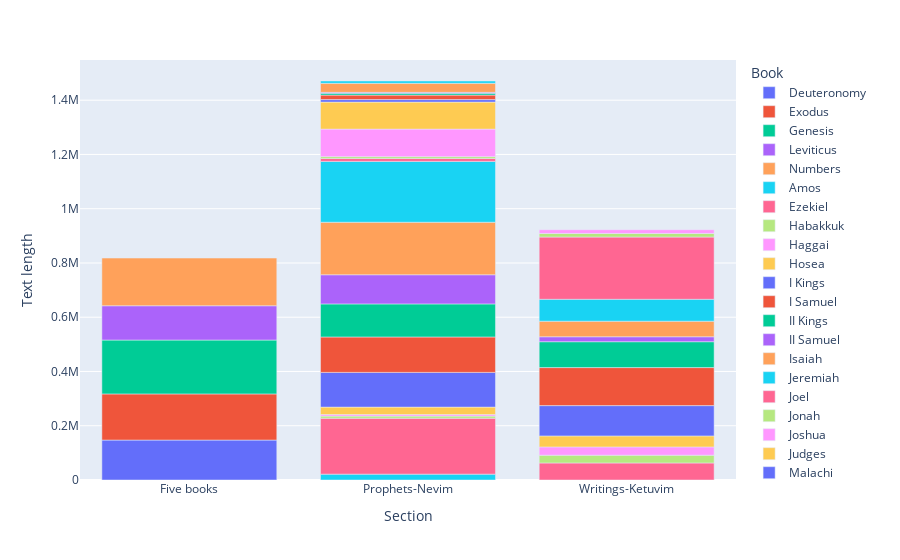

Here is the notebook cell this chart was saved with:
### Code cell
fig = px.bar(df_text_grouped, x='Section', y='Text length', color='Book')
fig.show()

### Figure 1 — Plotly figure (JSON) as saved in the notebook; plotly's stock layout.template omitted (floating-point values rounded to 4 significant figures)
{"data": [{"alignmentgroup": "True", "hovertemplate": "Book=Deuteronomy<br>Section=%{x}<br>Text length=%{y}<extra></extra>", "legendgroup": "Deuteronomy", "marker": {"color": "#636efa", "pattern": {"shape": ""}}, "name": "Deuteronomy", "offsetgroup": "Deuteronomy", "orientation": "v", "showlegend": true, "textposition": "auto", "type": "bar", "x": ["Five books"], "xaxis": "x", "y": [147177], "yaxis": "y"}, {"alignmentgroup": "True", "hovertemplate": "Book=Exodus<br>Section=%{x}<br>Text length=%{y}<extra></extra>", "legendgroup": "Exodus", "marker": {"color": "#EF553B", "pattern": {"shape": ""}}, "name": "Exodus", "offsetgroup": "Exodus", "orientation": "v", "showlegend": true, "textposition": "auto", "type": "bar", "x": ["Five books"], "xaxis": "x", "y": [170160], "yaxis": "y"}, {"alignmentgroup": "True", "hovertemplate": "Book=Genesis<br>Section=%{x}<br>Text length=%{y}<extra></extra>", "legendgroup": "Genesis", "marker": {"color": "#00cc96", "pattern": {"shape": ""}}, "name": "Genesis", "offsetgroup": "Genesis", "orientation": "v", "showlegend": true, "textposition": "auto", "type": "bar", "x": ["Five books"], "xaxis": "x", "y": [198508], "yaxis": "y"}, {"alignmentgroup": "True", "hovertemplate": "Book=Leviticus<br>Section=%{x}<br>Text length=%{y}<extra></extra>", "legendgroup": "Leviticus", "marker": {"color": "#ab63fa", "pattern": {"shape": ""}}, "name": "Leviticus", "offsetgroup": "Leviticus", "orientation": "v", "showlegend": true, "textposition": "auto", "type": "bar", "x": ["Five books"], "xaxis": "x", "y": [126476], "yaxis": "y"}, {"alignmentgroup": "True", "hovertemplate": "Book=Numbers<br>Section=%{x}<br>Text length=%{y}<extra></extra>", "legendgroup": "Numbers", "marker": {"color": "#FFA15A", "pattern": {"shape": ""}}, "name": "Numbers", "offsetgroup": "Numbers", "orientation": "v", "showlegend": true, "textposition": "auto", "type": "bar", "x": ["Five books"], "xaxis": "x", "y": [175784], "yaxis": "y"}, {"alignmentgroup": "True", "hovertemplate": "Book=Amos<br>Section=%{x}<br>Text length=%{y}<extra></extra>", "legendgroup": "Amos", "marker": {"color": "#19d3f3", "pattern": {"shape": ""}}, "name": "Amos", "offsetgroup": "Amos", "orientation": "v", "showlegend": true, "textposition": "auto", "type": "bar", "x": ["Prophets-Nevim"], "xaxis": "x", "y": [21651], "yaxis": "y"}, {"alignmentgroup": "True", "hovertemplate": "Book=Ezekiel<br>Section=%{x}<br>Text length=%{y}<extra></extra>", "legendgroup": "Ezekiel", "marker": {"color": "#FF6692", "pattern": {"shape": ""}}, "name": "Ezekiel", "offsetgroup": "Ezekiel", "orientation": "v", "showlegend": true, "textposition": "auto", "type": "bar", "x": ["Prophets-Nevim"], "xaxis": "x", "y": [206021], "yaxis": "y"}, {"alignmentgroup": "True", "hovertemplate": "Book=Habakkuk<br>Section=%{x}<br>Text length=%{y}<extra></extra>", "legendgroup": "Habakkuk", "marker": {"color": "#B6E880", "pattern": {"shape": ""}}, "name": "Habakkuk", "offsetgroup": "Habakkuk", "orientation": "v", "showlegend": true, "textposition": "auto", "type": "bar", "x": ["Prophets-Nevim"], "xaxis": "x", "y": [7855], "yaxis": "y"}, {"alignmentgroup": "True", "hovertemplate": "Book=Haggai<br>Section=%{x}<br>Text length=%{y}<extra></extra>", "legendgroup": "Haggai", "marker": {"color": "#FF97FF", "pattern": {"shape": ""}}, "name": "Haggai", "offsetgroup": "Haggai", "orientation": "v", "showlegend": true, "textposition": "auto", "type": "bar", "x": ["Prophets-Nevim"], "xaxis": "x", "y": [5808], "yaxis": "y"}, {"alignmentgroup": "True", "hovertemplate": "Book=Hosea<br>Section=%{x}<br>Text length=%{y}<extra></extra>", "legendgroup": "Hosea", "marker": {"color": "#FECB52", "pattern": {"shape": ""}}, "name": "Hosea", "offsetgroup": "Hosea", "orientation": "v", "showlegend": true, "textposition": "auto", "type": "bar", "x": ["Prophets-Nevim"], "xaxis": "x", "y": [27395], "yaxis": "y"}, {"alignmentgroup": "True", "hovertemplate": "Book=I Kings<br>Section=%{x}<br>Text length=%{y}<extra></extra>", "legendgroup": "I Kings", "marker": {"color": "#636efa", "pattern": {"shape": ""}}, "name": "I Kings", "offsetgroup": "I Kings", "orientation": "v", "showlegend": true, "textposition": "auto", "type": "bar", "x": ["Prophets-Nevim"], "xaxis": "x", "y": [127943], "yaxis": "y"}, {"alignmentgroup": "True", "hovertemplate": "Book=I Samuel<br>Section=%{x}<br>Text length=%{y}<extra></extra>", "legendgroup": "I Samuel", "marker": {"color": "#EF553B", "pattern": {"shape": ""}}, "name": "I Samuel", "offsetgroup": "I Samuel", "orientation": "v", "showlegend": true, "textposition": "auto", "type": "bar", "x": ["Prophets-Nevim"], "xaxis": "x", "y": [130546], "yaxis": "y"}, {"alignmentgroup": "True", "hovertemplate": "Book=II Kings<br>Section=%{x}<br>Text length=%{y}<extra></extra>", "legendgroup": "II Kings", "marker": {"color": "#00cc96", "pattern": {"shape": ""}}, "name": "II Kings", "offsetgroup": "II Kings", "orientation": "v", "showlegend": true, "textposition": "auto", "type": "bar", "x": ["Prophets-Nevim"], "xaxis": "x", "y": [121842], "yaxis": "y"}, {"alignmentgroup": "True", "hovertemplate": "Book=II Samuel<br>Section=%{x}<br>Text length=%{y}<extra></extra>", "legendgroup": "II Samuel", "marker": {"color": "#ab63fa", "pattern": {"shape": ""}}, "name": "II Samuel", "offsetgroup": "II Samuel", "orientation": "v", "showlegend": true, "textposition": "auto", "type": "bar", "x": ["Prophets-Nevim"], "xaxis": "x", "y": [107462], "yaxis": "y"}, {"alignmentgroup": "True", "hovertemplate": "Book=Isaiah<br>Section=%{x}<br>Text length=%{y}<extra></extra>", "legendgroup": "Isaiah", "marker": {"color": "#FFA15A", "pattern": {"shape": ""}}, "name": "Isaiah", "offsetgroup": "Isaiah", "orientation": "v", "showlegend": true, "textposition": "auto", "type": "bar", "x": ["Prophets-Nevim"], "xaxis": "x", "y": [193585], "yaxis": "y"}, {"alignmentgroup": "True", "hovertemplate": "Book=Jeremiah<br>Section=%{x}<br>Text length=%{y}<extra></extra>", "legendgroup": "Jeremiah", "marker": {"color": "#19d3f3", "pattern": {"shape": ""}}, "name": "Jeremiah", "offsetgroup": "Jeremiah", "orientation": "v", "showlegend": true, "textposition": "auto", "type": "bar", "x": ["Prophets-Nevim"], "xaxis": "x", "y": [224318], "yaxis": "y"}, {"alignmentgroup": "True", "hovertemplate": "Book=Joel<br>Section=%{x}<br>Text length=%{y}<extra></extra>", "legendgroup": "Joel", "marker": {"color": "#FF6692", "pattern": {"shape": ""}}, "name": "Joel", "offsetgroup": "Joel", "orientation": "v", "showlegend": true, "textposition": "auto", "type": "bar", "x": ["Prophets-Nevim"], "xaxis": "x", "y": [10700], "yaxis": "y"}, {"alignmentgroup": "True", "hovertemplate": "Book=Jonah<br>Section=%{x}<br>Text length=%{y}<extra></extra>", "legendgroup": "Jonah", "marker": {"color": "#B6E880", "pattern": {"shape": ""}}, "name": "Jonah", "offsetgroup": "Jonah", "orientation": "v", "showlegend": true, "textposition": "auto", "type": "bar", "x": ["Prophets-Nevim"], "xaxis": "x", "y": [6778], "yaxis": "y"}, {"alignmentgroup": "True", "hovertemplate": "Book=Joshua<br>Section=%{x}<br>Text length=%{y}<extra></extra>", "legendgroup": "Joshua", "marker": {"color": "#FF97FF", "pattern": {"shape": ""}}, "name": "Joshua", "offsetgroup": "Joshua", "orientation": "v", "showlegend": true, "textposition": "auto", "type": "bar", "x": ["Prophets-Nevim"], "xaxis": "x", "y": [101544], "yaxis": "y"}, {"alignmentgroup": "True", "hovertemplate": "Book=Judges<br>Section=%{x}<br>Text length=%{y}<extra></extra>", "legendgroup": "Judges", "marker": {"color": "#FECB52", "pattern": {"shape": ""}}, "name": "Judges", "offsetgroup": "Judges", "orientation": "v", "showlegend": true, "textposition": "auto", "type": "bar", "x": ["Prophets-Nevim"], "xaxis": "x", "y": [99502], "yaxis": "y"}, {"alignmentgroup": "True", "hovertemplate": "Book=Malachi<br>Section=%{x}<br>Text length=%{y}<extra></extra>", "legendgroup": "Malachi", "marker": {"color": "#636efa", "pattern": {"shape": ""}}, "name": "Malachi", "offsetgroup": "Malachi", "orientation": "v", "showlegend": true, "textposition": "auto", "type": "bar", "x": ["Prophets-Nevim"], "xaxis": "x", "y": [9237], "yaxis": "y"}, {"alignmentgroup": "True", "hovertemplate": "Book=Micah<br>Section=%{x}<br>Text length=%{y}<extra></extra>", "legendgroup": "Micah", "marker": {"color": "#EF553B", "pattern": {"shape": ""}}, "name": "Micah", "offsetgroup": "Micah", "orientation": "v", "showlegend": true, "textposition": "auto", "type": "bar", "x": ["Prophets-Nevim"], "xaxis": "x", "y": [16498], "yaxis": "y"}, {"alignmentgroup": "True", "hovertemplate": "Book=Nahum<br>Section=%{x}<br>Text length=%{y}<extra></extra>", "legendgroup": "Nahum", "marker": {"color": "#00cc96", "pattern": {"shape": ""}}, "name": "Nahum", "offsetgroup": "Nahum", "orientation": "v", "showlegend": true, "textposition": "auto", "type": "bar", "x": ["Prophets-Nevim"], "xaxis": "x", "y": [6783], "yaxis": "y"}, {"alignmentgroup": "True", "hovertemplate": "Book=Obadiah<br>Section=%{x}<br>Text length=%{y}<extra></extra>", "legendgroup": "Obadiah", "marker": {"color": "#ab63fa", "pattern": {"shape": ""}}, "name": "Obadiah", "offsetgroup": "Obadiah", "orientation": "v", "showlegend": true, "textposition": "auto", "type": "bar", "x": ["Prophets-Nevim"], "xaxis": "x", "y": [3495], "yaxis": "y"}, {"alignmentgroup": "True", "hovertemplate": "Book=Zechariah<br>Section=%{x}<br>Text length=%{y}<extra></extra>", "legendgroup": "Zechariah", "marker": {"color": "#FFA15A", "pattern": {"shape": ""}}, "name": "Zechariah", "offsetgroup": "Zechariah", "orientation": "v", "showlegend": true, "textposition": "auto", "type": "bar", "x": ["Prophets-Nevim"], "xaxis": "x", "y": [33180], "yaxis": "y"}, {"alignmentgroup": "True", "hovertemplate": "Book=Zephaniah<br>Section=%{x}<br>Text length=%{y}<extra></extra>", "legendgroup": "Zephaniah", "marker": {"color": "#19d3f3", "pattern": {"shape": ""}}, "name": "Zephaniah", "offsetgroup": "Zephaniah", "orientation": "v", "showlegend": true, "textposition": "auto", "type": "bar", "x": ["Prophets-Nevim"], "xaxis": "x", "y": [8592], "yaxis": "y"}, {"alignmentgroup": "True", "hovertemplate": "Book=Daniel<br>Section=%{x}<br>Text length=%{y}<extra></extra>", "legendgroup": "Daniel", "marker": {"color": "#FF6692", "pattern": {"shape": ""}}, "name": "Daniel", "offsetgroup": "Daniel", "orientation": "v", "showlegend": true, "textposition": "auto", "type": "bar", "x": ["Writings-Ketuvim"], "xaxis": "x", "y": [62825], "yaxis": "y"}, {"alignmentgroup": "True", "hovertemplate": "Book=Ecclesiastes<br>Section=%{x}<br>Text length=%{y}<extra></extra>", "legendgroup": "Ecclesiastes", "marker": {"color": "#B6E880", "pattern": {"shape": ""}}, "name": "Ecclesiastes", "offsetgroup": "Ecclesiastes", "orientation": "v", "showlegend": true, "textposition": "auto", "type": "bar", "x": ["Writings-Ketuvim"], "xaxis": "x", "y": [28592], "yaxis": "y"}, {"alignmentgroup": "True", "hovertemplate": "Book=Esther<br>Section=%{x}<br>Text length=%{y}<extra></extra>", "legendgroup": "Esther", "marker": {"color": "#FF97FF", "pattern": {"shape": ""}}, "name": "Esther", "offsetgroup": "Esther", "orientation": "v", "showlegend": true, "textposition": "auto", "type": "bar", "x": ["Writings-Ketuvim"], "xaxis": "x", "y": [30575], "yaxis": "y"}, {"alignmentgroup": "True", "hovertemplate": "Book=Ezra<br>Section=%{x}<br>Text length=%{y}<extra></extra>", "legendgroup": "Ezra", "marker": {"color": "#FECB52", "pattern": {"shape": ""}}, "name": "Ezra", "offsetgroup": "Ezra", "orientation": "v", "showlegend": true, "textposition": "auto", "type": "bar", "x": ["Writings-Ketuvim"], "xaxis": "x", "y": [40504], "yaxis": "y"}, {"alignmentgroup": "True", "hovertemplate": "Book=I Chronicles<br>Section=%{x}<br>Text length=%{y}<extra></extra>", "legendgroup": "I Chronicles", "marker": {"color": "#636efa", "pattern": {"shape": ""}}, "name": "I Chronicles", "offsetgroup": "I Chronicles", "orientation": "v", "showlegend": true, "textposition": "auto", "type": "bar", "x": ["Writings-Ketuvim"], "xaxis": "x", "y": [111679], "yaxis": "y"}, {"alignmentgroup": "True", "hovertemplate": "Book=II Chronicles<br>Section=%{x}<br>Text length=%{y}<extra></extra>", "legendgroup": "II Chronicles", "marker": {"color": "#EF553B", "pattern": {"shape": ""}}, "name": "II Chronicles", "offsetgroup": "II Chronicles", "orientation": "v", "showlegend": true, "textposition": "auto", "type": "bar", "x": ["Writings-Ketuvim"], "xaxis": "x", "y": [140194], "yaxis": "y"}, {"alignmentgroup": "True", "hovertemplate": "Book=Job<br>Section=%{x}<br>Text length=%{y}<extra></extra>", "legendgroup": "Job", "marker": {"color": "#00cc96", "pattern": {"shape": ""}}, "name": "Job", "offsetgroup": "Job", "orientation": "v", "showlegend": true, "textposition": "auto", "type": "bar", "x": ["Writings-Ketuvim"], "xaxis": "x", "y": [95365], "yaxis": "y"}, {"alignmentgroup": "True", "hovertemplate": "Book=Lamentations<br>Section=%{x}<br>Text length=%{y}<extra></extra>", "legendgroup": "Lamentations", "marker": {"color": "#ab63fa", "pattern": {"shape": ""}}, "name": "Lamentations", "offsetgroup": "Lamentations", "orientation": "v", "showlegend": true, "textposition": "auto", "type": "bar", "x": ["Writings-Ketuvim"], "xaxis": "x", "y": [18196], "yaxis": "y"}, {"alignmentgroup": "True", "hovertemplate": "Book=Nehemiah<br>Section=%{x}<br>Text length=%{y}<extra></extra>", "legendgroup": "Nehemiah", "marker": {"color": "#FFA15A", "pattern": {"shape": ""}}, "name": "Nehemiah", "offsetgroup": "Nehemiah", "orientation": "v", "showlegend": true, "textposition": "auto", "type": "bar", "x": ["Writings-Ketuvim"], "xaxis": "x", "y": [57437], "yaxis": "y"}, {"alignmentgroup": "True", "hovertemplate": "Book=Proverbs<br>Section=%{x}<br>Text length=%{y}<extra></extra>", "legendgroup": "Proverbs", "marker": {"color": "#19d3f3", "pattern": {"shape": ""}}, "name": "Proverbs", "offsetgroup": "Proverbs", "orientation": "v", "showlegend": true, "textposition": "auto", "type": "bar", "x": ["Writings-Ketuvim"], "xaxis": "x", "y": [80809], "yaxis": "y"}, {"alignmentgroup": "True", "hovertemplate": "Book=Psalms<br>Section=%{x}<br>Text length=%{y}<extra></extra>", "legendgroup": "Psalms", "marker": {"color": "#FF6692", "pattern": {"shape": ""}}, "name": "Psalms", "offsetgroup": "Psalms", "orientation": "v", "showlegend": true, "textposition": "auto", "type": "bar", "x": ["Writings-Ketuvim"], "xaxis": "x", "y": [229405], "yaxis": "y"}, {"alignmentgroup": "True", "hovertemplate": "Book=Ruth<br>Section=%{x}<br>Text length=%{y}<extra></extra>", "legendgroup": "Ruth", "marker": {"color": "#B6E880", "pattern": {"shape": ""}}, "name": "Ruth", "offsetgroup": "Ruth", "orientation": "v", "showlegend": true, "textposition": "auto", "type": "bar", "x": ["Writings-Ketuvim"], "xaxis": "x", "y": [13196], "yaxis": "y"}, {"alignmentgroup": "True", "hovertemplate": "Book=Song of Solomon<br>Section=%{x}<br>Text length=%{y}<extra></extra>", "legendgroup": "Song of Solomon", "marker": {"color": "#FF97FF", "pattern": {"shape": ""}}, "name": "Song of Solomon", "offsetgroup": "Song of Solomon", "orientation": "v", "showlegend": true, "textposition": "auto", "type": "bar", "x": ["Writings-Ketuvim"], "xaxis": "x", "y": [13739], "yaxis": "y"}], "layout": {"autosize": true, "barmode": "relative", "legend": {"title": {"text": "Book"}, "tracegroupgap": 0}, "margin": {"t": 60}, "xaxis": {"anchor": "y", "autorange": true, "domain": [0, 1], "range": [-0.5, 2.5], "title": {"text": "Section"}, "type": "category"}, "yaxis": {"anchor": "x", "autorange": true, "domain": [0, 1], "range": [0, 1548000.0], "title": {"text": "Text length"}, "type": "linear"}}}
